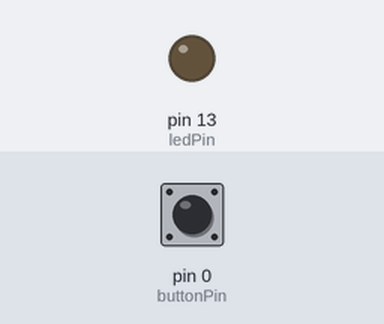
The sketch below on a simulated Arduino Uno, built with avr-gcc and run on an emulated ATmega328P. Parts: output pins drawn as LEDs (lit = HIGH). The test bench sets the inputs (shaded band); at power-on: pin 0 (buttonPin) HIGH.

Above: at 1.2 s.
1.3 s: pin 0 (buttonPin) pulled LOW for 0.15 s
At 2.5 s:
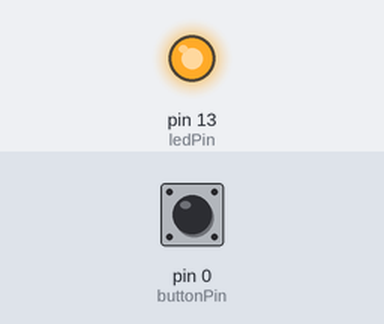
2.9 s: pin 0 (buttonPin) pulled LOW for 1 s
At 3.8 s:
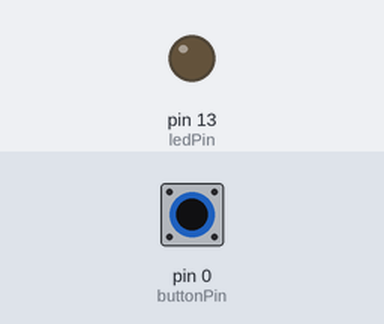
5.4 s: pin 0 (buttonPin) pulled LOW for 3.2 s
At 5.7 s:
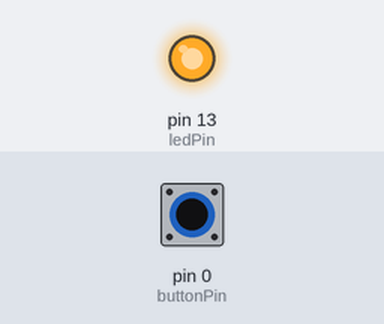
Timing chart, 0 to 8.4 s (numbered marks = the images above; inputs shaded):
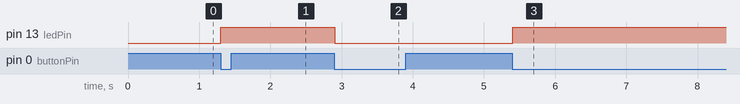

Measured:
- after the input at 1.3 s, pin 13 (ledPin): LOW → HIGH at once
- after the input at 2.9 s, pin 13 (ledPin): HIGH → LOW at once
- after the input at 5.4 s, pin 13 (ledPin): LOW → HIGH at once

The sketch:

Button-Bounce.ino
```cpp
#include <Bounce2.h>
int ledPin = 13;
int buttonPin = 0;
bool on = false;
Bounce button = Bounce(buttonPin, 5);

char list[5] = {'h','e','l','l','o'};

void setup() {
  pinMode(ledPin, OUTPUT);
  pinMode(buttonPin, INPUT_PULLUP);
}
void loop() {
  button.update();
  if(button.fell()){
    on = !on;
  }
  digitalWrite(ledPin, on);
}
```
